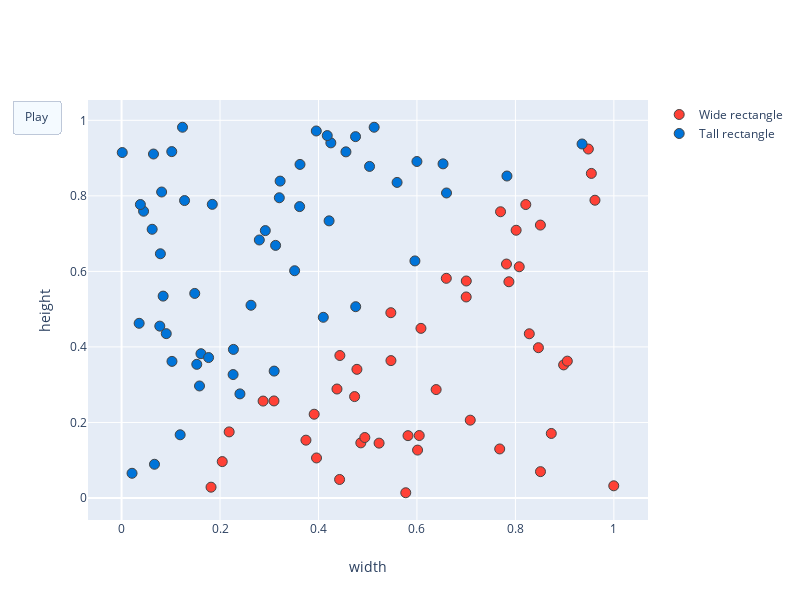

Here is the notebook cell this chart was saved with:
### Markdown cell above
NB: Hvis animasjonen under ikke kommer opp, prøv å gå kjøre "File > Trust Notebook"

### Code cell
gradient_descent_animation((0, 1), (0, 1), w_real=[1, -1, 0], w_initial=[-0.5, -1, 0.8], lr=1, layout=layout, class_names=class_names, inv_class_names_for_plot=True)
